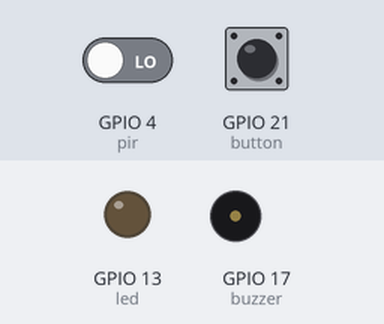
The program below on a simulated Raspberry Pi (BCM pin numbers). Shown: output pins drawn as LEDs (lit = HIGH), buzzer (waves = sounding, pin HIGH). The inputs (shaded band) are chosen by the test bench; at power-on: GPIO 4 (pir) LOW, GPIO 21 (button) HIGH. What the program prints to the terminal is not drawn.

Above: at 1.2 s.
1.3 s: GPIO 4 (pir) driven HIGH
At 2.0 s:
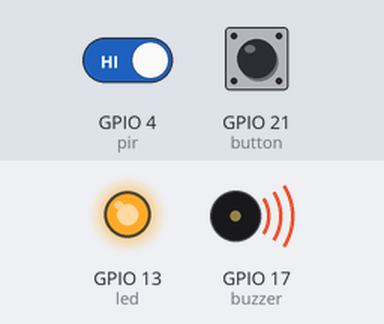
2.8 s: GPIO 21 (button) pulled LOW for 3.2 s
Timing chart, 0 to 4.3 s (numbered marks = the images above; inputs shaded):
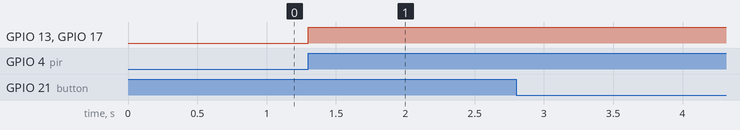

The program:

button_pir_buzzer_led.py
```python
from gpiozero import MotionSensor
from gpiozero import Buzzer
from gpiozero import Button
from gpiozero import LED
from time import sleep

pir = MotionSensor(4)
led = LED(13)
buzzer = Buzzer(17)
button = Button(21)

while True:
    #button.wait_for_press()
    #print("Pressed")
    pir.wait_for_motion()
    print("You moved, ALARM ACTIVATED!!")
    buzzer.on()
    led.on()
    button.wait_for_press()
    print("Button press, ALARM DEACTIVATED")
    #pir.wait_for_no_motion()
    #print("No motion")
    buzzer.off()
    led.off()
```

Measured:
- after the input at 1.3 s, GPIO 13 (led), GPIO 17 (buzzer): LOW → HIGH at once
